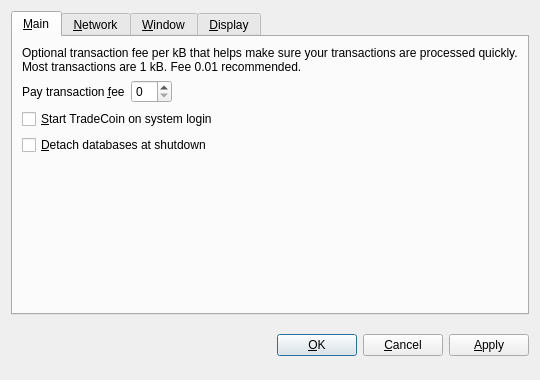
<?xml version="1.0" encoding="UTF-8"?>
<ui version="4.0">
 <class>OptionsDialog</class>
 <widget class="QDialog" name="OptionsDialog">
  <property name="geometry">
   <rect>
    <x>0</x>
    <y>0</y>
    <width>540</width>
    <height>380</height>
   </rect>
  </property>
  <property name="windowTitle">
   <string>Options</string>
  </property>
  <property name="modal">
   <bool>true</bool>
  </property>
  <layout class="QVBoxLayout" name="verticalLayout">
   <item>
    <widget class="QTabWidget" name="tabWidget">
     <property name="tabPosition">
      <enum>QTabWidget::North</enum>
     </property>
     <property name="currentIndex">
      <number>0</number>
     </property>
     <widget class="QWidget" name="tabMain">
      <attribute name="title">
       <string>&amp;Main</string>
      </attribute>
      <layout class="QVBoxLayout" name="verticalLayout_Main">
       <item>
        <widget class="QLabel" name="transactionFeeInfoLabel">
         <property name="text">
          <string>Optional transaction fee per kB that helps make sure your transactions are processed quickly. Most transactions are 1 kB. Fee 0.01 recommended.</string>
         </property>
         <property name="textFormat">
          <enum>Qt::PlainText</enum>
         </property>
         <property name="wordWrap">
          <bool>true</bool>
         </property>
        </widget>
       </item>
       <item>
        <layout class="QHBoxLayout" name="horizontalLayout_Main">
         <item>
          <widget class="QLabel" name="transactionFeeLabel">
           <property name="text">
            <string>Pay transaction &amp;fee</string>
           </property>
           <property name="textFormat">
            <enum>Qt::PlainText</enum>
           </property>
           <property name="buddy">
            <cstring>transactionFee</cstring>
           </property>
          </widget>
         </item>
         <item>
          <widget class="BitcoinAmountField" name="transactionFee"/>
         </item>
         <item>
          <spacer name="horizontalSpacer_Main">
           <property name="orientation">
            <enum>Qt::Horizontal</enum>
           </property>
           <property name="sizeHint" stdset="0">
            <size>
             <width>40</width>
             <height>20</height>
            </size>
           </property>
          </spacer>
         </item>
        </layout>
       </item>
       <item>
        <widget class="QCheckBox" name="bitcoinAtStartup">
         <property name="toolTip">
          <string>Automatically start TradeCoin after logging in to the system.</string>
         </property>
         <property name="text">
          <string>&amp;Start TradeCoin on system login</string>
         </property>
        </widget>
       </item>
       <item>
        <widget class="QCheckBox" name="detachDatabases">
         <property name="toolTip">
          <string>Detach block and address databases at shutdown. This means they can be moved to another data directory, but it slows down shutdown. The wallet is always detached.</string>
         </property>
         <property name="text">
          <string>&amp;Detach databases at shutdown</string>
         </property>
        </widget>
       </item>
       <item>
        <spacer name="verticalSpacer_Main">
         <property name="orientation">
          <enum>Qt::Vertical</enum>
         </property>
         <property name="sizeHint" stdset="0">
          <size>
           <width>20</width>
           <height>40</height>
          </size>
         </property>
        </spacer>
       </item>
      </layout>
     </widget>
     <widget class="QWidget" name="tabNetwork">
      <attribute name="title">
       <string>&amp;Network</string>
      </attribute>
      <layout class="QVBoxLayout" name="verticalLayout_Network">
       <item>
        <widget class="QCheckBox" name="mapPortUpnp">
         <property name="toolTip">
          <string>Automatically open the TradeCoin client port on the router. This only works when your router supports UPnP and it is enabled.</string>
         </property>
         <property name="text">
          <string>Map port using &amp;UPnP</string>
         </property>
        </widget>
       </item>
       <item>
        <widget class="QCheckBox" name="connectSocks">
         <property name="toolTip">
          <string>Connect to the TradeCoin network through a SOCKS proxy (e.g. when connecting through Tor).</string>
         </property>
         <property name="text">
          <string>&amp;Connect through SOCKS proxy:</string>
         </property>
        </widget>
       </item>
       <item>
        <layout class="QHBoxLayout" name="horizontalLayout_Network">
         <item>
          <widget class="QLabel" name="proxyIpLabel">
           <property name="text">
            <string>Proxy &amp;IP:</string>
           </property>
           <property name="textFormat">
            <enum>Qt::PlainText</enum>
           </property>
           <property name="buddy">
            <cstring>proxyIp</cstring>
           </property>
          </widget>
         </item>
         <item>
          <widget class="QValidatedLineEdit" name="proxyIp">
           <property name="maximumSize">
            <size>
             <width>140</width>
             <height>16777215</height>
            </size>
           </property>
           <property name="toolTip">
            <string>IP address of the proxy (e.g. 127.0.0.1)</string>
           </property>
          </widget>
         </item>
         <item>
          <widget class="QLabel" name="proxyPortLabel">
           <property name="text">
            <string>&amp;Port:</string>
           </property>
           <property name="textFormat">
            <enum>Qt::PlainText</enum>
           </property>
           <property name="buddy">
            <cstring>proxyPort</cstring>
           </property>
          </widget>
         </item>
         <item>
          <widget class="QLineEdit" name="proxyPort">
           <property name="maximumSize">
            <size>
             <width>55</width>
             <height>16777215</height>
            </size>
           </property>
           <property name="toolTip">
            <string>Port of the proxy (e.g. 9050)</string>
           </property>
          </widget>
         </item>
         <item>
          <widget class="QLabel" name="socksVersionLabel">
           <property name="text">
            <string>SOCKS &amp;Version:</string>
           </property>
           <property name="textFormat">
            <enum>Qt::PlainText</enum>
           </property>
           <property name="buddy">
            <cstring>socksVersion</cstring>
           </property>
          </widget>
         </item>
         <item>
          <widget class="QValueComboBox" name="socksVersion">
           <property name="toolTip">
            <string>SOCKS version of the proxy (e.g. 5)</string>
           </property>
          </widget>
         </item>
         <item>
          <spacer name="horizontalSpacer_Network">
           <property name="orientation">
            <enum>Qt::Horizontal</enum>
           </property>
           <property name="sizeHint" stdset="0">
            <size>
             <width>40</width>
             <height>20</height>
            </size>
           </property>
          </spacer>
         </item>
        </layout>
       </item>
       <item>
        <spacer name="verticalSpacer_Network">
         <property name="orientation">
          <enum>Qt::Vertical</enum>
         </property>
         <property name="sizeHint" stdset="0">
          <size>
           <width>20</width>
           <height>40</height>
          </size>
         </property>
        </spacer>
       </item>
      </layout>
     </widget>
     <widget class="QWidget" name="tabWindow">
      <attribute name="title">
       <string>&amp;Window</string>
      </attribute>
      <layout class="QVBoxLayout" name="verticalLayout_Window">
       <item>
        <widget class="QCheckBox" name="minimizeToTray">
         <property name="toolTip">
          <string>Show only a tray icon after minimizing the window.</string>
         </property>
         <property name="text">
          <string>&amp;Minimize to the tray instead of the taskbar</string>
         </property>
        </widget>
       </item>
       <item>
        <widget class="QCheckBox" name="minimizeOnClose">
         <property name="toolTip">
          <string>Minimize instead of exit the application when the window is closed. When this option is enabled, the application will be closed only after selecting Quit in the menu.</string>
         </property>
         <property name="text">
          <string>M&amp;inimize on close</string>
         </property>
        </widget>
       </item>
       <item>
        <spacer name="verticalSpacer_Window">
         <property name="orientation">
          <enum>Qt::Vertical</enum>
         </property>
         <property name="sizeHint" stdset="0">
          <size>
           <width>20</width>
           <height>40</height>
          </size>
         </property>
        </spacer>
       </item>
      </layout>
     </widget>
     <widget class="QWidget" name="tabDisplay">
      <attribute name="title">
       <string>&amp;Display</string>
      </attribute>
      <layout class="QVBoxLayout" name="verticalLayout_Display">
       <item>
        <layout class="QHBoxLayout" name="horizontalLayout_1_Display">
         <item>
          <widget class="QLabel" name="langLabel">
           <property name="text">
            <string>User Interface &amp;language:</string>
           </property>
           <property name="textFormat">
            <enum>Qt::PlainText</enum>
           </property>
           <property name="buddy">
            <cstring>lang</cstring>
           </property>
          </widget>
         </item>
         <item>
          <widget class="QValueComboBox" name="lang">
           <property name="toolTip">
            <string>The user interface language can be set here. This setting will take effect after restarting TradeCoin.</string>
           </property>
          </widget>
         </item>
        </layout>
       </item>
       <item>
        <layout class="QHBoxLayout" name="horizontalLayout_2_Display">
         <item>
          <widget class="QLabel" name="unitLabel">
           <property name="text">
            <string>&amp;Unit to show amounts in:</string>
           </property>
           <property name="textFormat">
            <enum>Qt::PlainText</enum>
           </property>
           <property name="buddy">
            <cstring>unit</cstring>
           </property>
          </widget>
         </item>
         <item>
          <widget class="QValueComboBox" name="unit">
           <property name="toolTip">
            <string>Choose the default subdivision unit to show in the interface and when sending coins.</string>
           </property>
          </widget>
         </item>
        </layout>
       </item>
       <item>
        <widget class="QCheckBox" name="displayAddresses">
         <property name="toolTip">
          <string>Whether to show TradeCoin addresses in the transaction list or not.</string>
         </property>
         <property name="text">
          <string>&amp;Display addresses in transaction list</string>
         </property>
        </widget>
       </item>
       <item>
        <spacer name="verticalSpacer_Display">
         <property name="orientation">
          <enum>Qt::Vertical</enum>
         </property>
         <property name="sizeHint" stdset="0">
          <size>
           <width>20</width>
           <height>40</height>
          </size>
         </property>
        </spacer>
       </item>
      </layout>
     </widget>
    </widget>
   </item>
   <item>
    <layout class="QHBoxLayout" name="horizontalLayout_Buttons">
     <item>
      <spacer name="horizontalSpacer_1">
       <property name="orientation">
        <enum>Qt::Horizontal</enum>
       </property>
       <property name="sizeHint" stdset="0">
        <size>
         <width>40</width>
         <height>48</height>
        </size>
       </property>
      </spacer>
     </item>
     <item>
      <widget class="QLabel" name="statusLabel">
       <property name="font">
        <font>
         <weight>75</weight>
         <bold>true</bold>
        </font>
       </property>
       <property name="text">
        <string/>
       </property>
       <property name="textFormat">
        <enum>Qt::PlainText</enum>
       </property>
       <property name="wordWrap">
        <bool>true</bool>
       </property>
      </widget>
     </item>
     <item>
      <spacer name="horizontalSpacer_2">
       <property name="orientation">
        <enum>Qt::Horizontal</enum>
       </property>
       <property name="sizeHint" stdset="0">
        <size>
         <width>40</width>
         <height>48</height>
        </size>
       </property>
      </spacer>
     </item>
     <item>
      <widget class="QPushButton" name="okButton">
       <property name="text">
        <string>&amp;OK</string>
       </property>
      </widget>
     </item>
     <item>
      <widget class="QPushButton" name="cancelButton">
       <property name="text">
        <string>&amp;Cancel</string>
       </property>
       <property name="autoDefault">
        <bool>false</bool>
       </property>
      </widget>
     </item>
     <item>
      <widget class="QPushButton" name="applyButton">
       <property name="text">
        <string>&amp;Apply</string>
       </property>
       <property name="autoDefault">
        <bool>false</bool>
       </property>
      </widget>
     </item>
    </layout>
   </item>
  </layout>
 </widget>
 <customwidgets>
  <customwidget>
   <class>BitcoinAmountField</class>
   <extends>QSpinBox</extends>
   <header>bitcoinamountfield.h</header>
  </customwidget>
  <customwidget>
   <class>QValueComboBox</class>
   <extends>QComboBox</extends>
   <header>qvaluecombobox.h</header>
  </customwidget>
  <customwidget>
   <class>QValidatedLineEdit</class>
   <extends>QLineEdit</extends>
   <header>qvalidatedlineedit.h</header>
  </customwidget>
 </customwidgets>
 <resources/>
 <connections/>
</ui>
